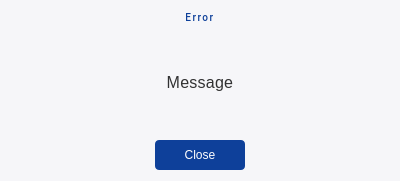
<?xml version="1.0" encoding="UTF-8"?>
<ui version="4.0">
 <class>Dialog</class>
 <widget class="QDialog" name="Dialog">
  <property name="geometry">
   <rect>
    <x>0</x>
    <y>0</y>
    <width>400</width>
    <height>181</height>
   </rect>
  </property>
  <property name="minimumSize">
   <size>
    <width>400</width>
    <height>0</height>
   </size>
  </property>
  <property name="maximumSize">
   <size>
    <width>400</width>
    <height>16777215</height>
   </size>
  </property>
  <property name="windowTitle">
   <string>Dialog</string>
  </property>
  <property name="styleSheet">
   <string notr="true">background-color: #F6F6F9;
</string>
  </property>
  <layout class="QVBoxLayout" name="verticalLayout">
   <item>
    <widget class="QLabel" name="label_80">
     <property name="sizePolicy">
      <sizepolicy hsizetype="Preferred" vsizetype="Fixed">
       <horstretch>0</horstretch>
       <verstretch>0</verstretch>
      </sizepolicy>
     </property>
     <property name="font">
      <font>
       <family>Roboto</family>
       <pointsize>-1</pointsize>
       <italic>false</italic>
       <bold>false</bold>
      </font>
     </property>
     <property name="styleSheet">
      <string notr="true">font-family: 'Roboto';
font-style: normal;
font-weight: 500;
font-size: 10px;
line-height: 16px;
/* identical to box height, or 160% */
border: 0;
letter-spacing: 1.5px;
text-transform: uppercase;

/* 00. On Surface / High Emphasis */

color: #0E409A;
</string>
     </property>
     <property name="text">
      <string>Error</string>
     </property>
     <property name="scaledContents">
      <bool>false</bool>
     </property>
     <property name="alignment">
      <set>Qt::AlignCenter</set>
     </property>
     <property name="wordWrap">
      <bool>true</bool>
     </property>
    </widget>
   </item>
   <item>
    <widget class="QLabel" name="lbl_error">
     <property name="minimumSize">
      <size>
       <width>0</width>
       <height>0</height>
      </size>
     </property>
     <property name="styleSheet">
      <string notr="true">/* Body 2 */

font-family: 'Roboto';
font-style: normal;
font-weight: 400;
font-size: 16px;
line-height: 20px;
/* identical to box height, or 143% */

letter-spacing: 0.25px;

/* 00. On Surface / High Emphasis */

color: rgba(0, 0, 0, 0.8);</string>
     </property>
     <property name="text">
      <string>Message</string>
     </property>
     <property name="scaledContents">
      <bool>false</bool>
     </property>
     <property name="alignment">
      <set>Qt::AlignCenter</set>
     </property>
     <property name="wordWrap">
      <bool>true</bool>
     </property>
    </widget>
   </item>
   <item>
    <layout class="QHBoxLayout" name="horizontalLayout">
     <item>
      <spacer name="horizontalSpacer">
       <property name="orientation">
        <enum>Qt::Horizontal</enum>
       </property>
       <property name="sizeHint" stdset="0">
        <size>
         <width>40</width>
         <height>20</height>
        </size>
       </property>
      </spacer>
     </item>
     <item>
      <widget class="QPushButton" name="btn_close">
       <property name="sizePolicy">
        <sizepolicy hsizetype="Fixed" vsizetype="Fixed">
         <horstretch>0</horstretch>
         <verstretch>0</verstretch>
        </sizepolicy>
       </property>
       <property name="minimumSize">
        <size>
         <width>90</width>
         <height>30</height>
        </size>
       </property>
       <property name="styleSheet">
        <string notr="true">color: #fff;
background: #0E409A;
border-radius: 4px;
min-width: 90px;</string>
       </property>
       <property name="text">
        <string>Close</string>
       </property>
      </widget>
     </item>
     <item>
      <spacer name="horizontalSpacer_2">
       <property name="orientation">
        <enum>Qt::Horizontal</enum>
       </property>
       <property name="sizeHint" stdset="0">
        <size>
         <width>40</width>
         <height>20</height>
        </size>
       </property>
      </spacer>
     </item>
    </layout>
   </item>
  </layout>
 </widget>
 <resources/>
 <connections/>
</ui>
